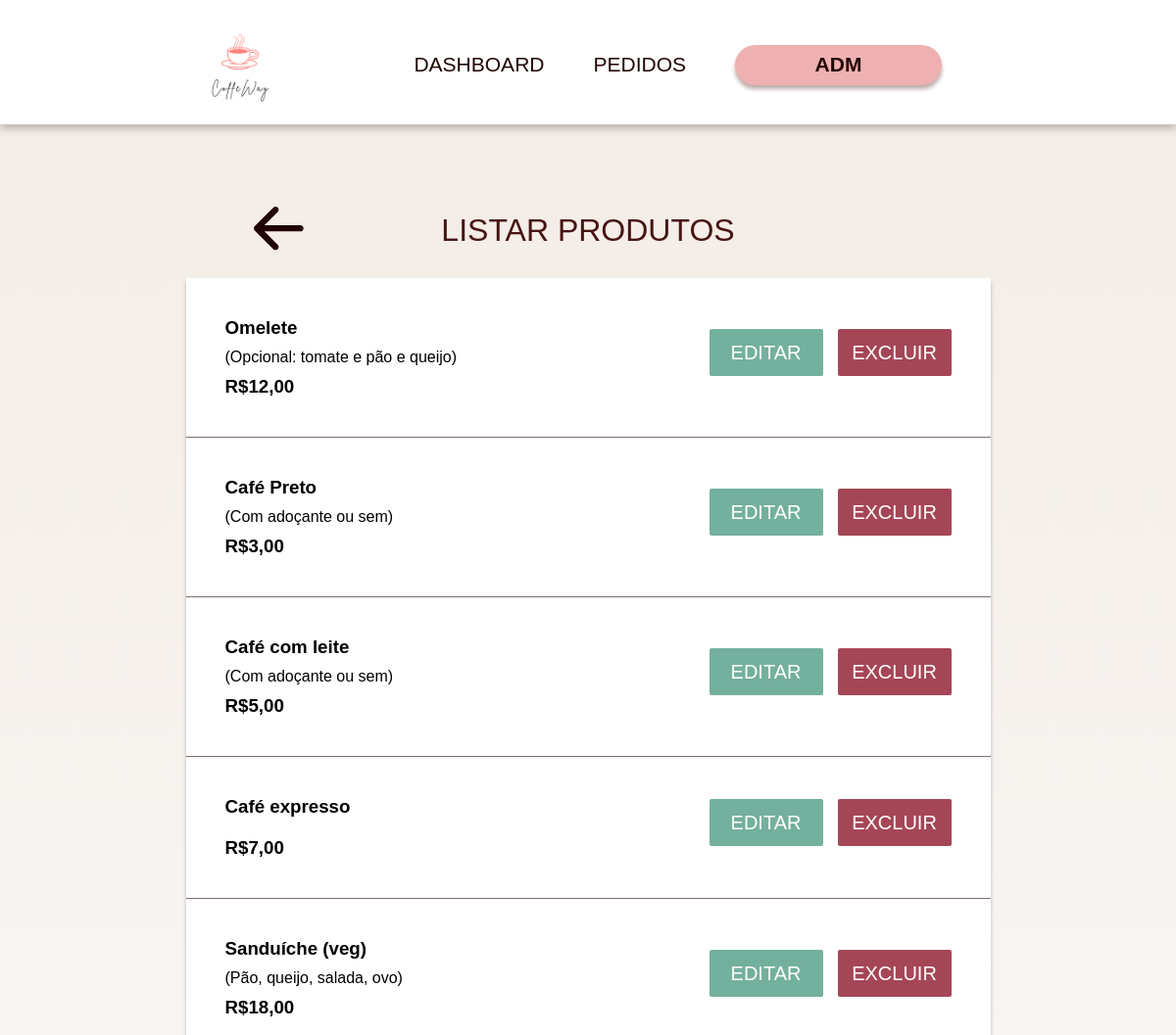
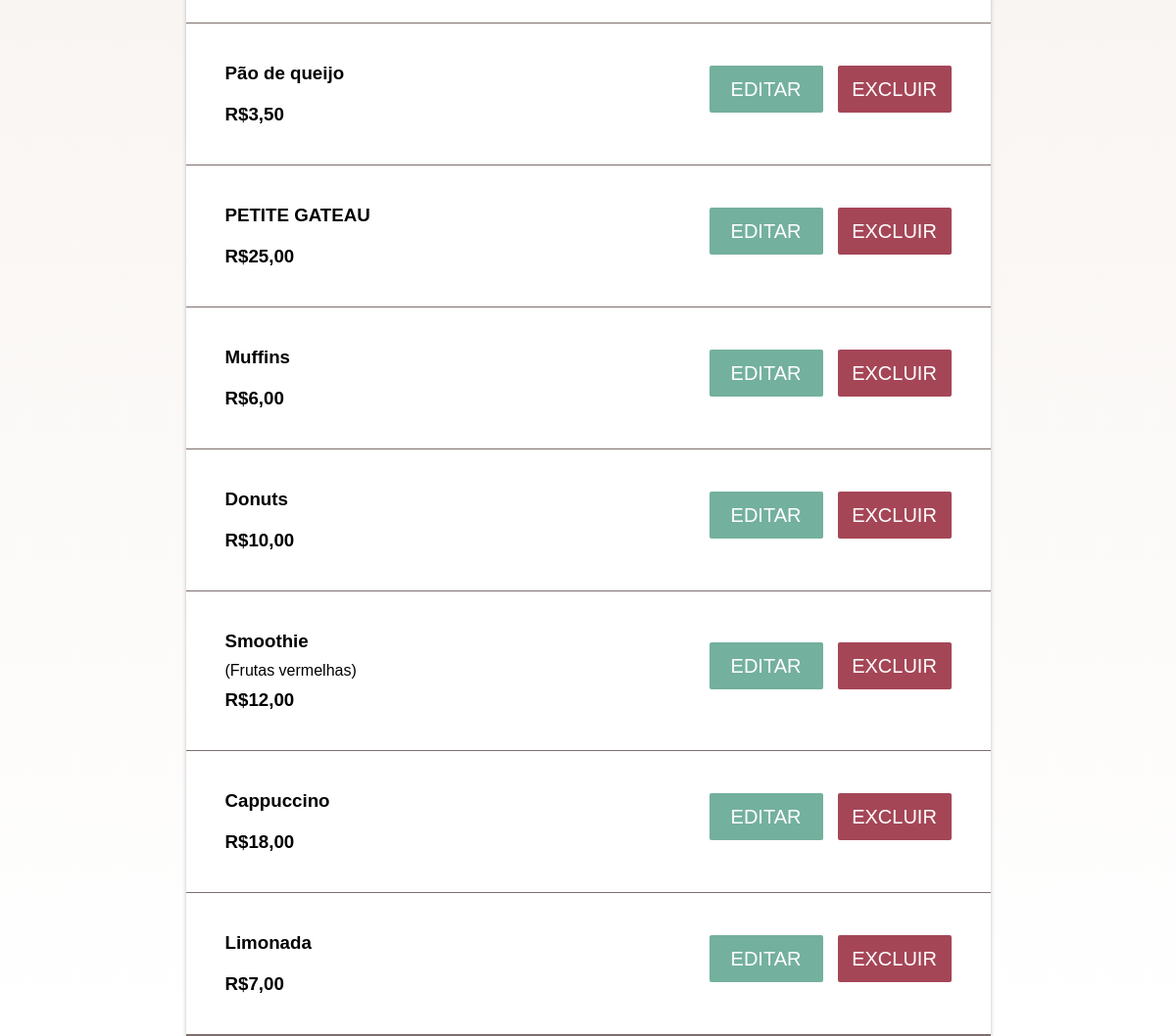
The page /listarProduto.php on the database its author committed (2 pictures, top to bottom).
### tables this page shows
CREATE TABLE `produto` (
  `id` int(11) NOT NULL,
  `nome` varchar(200) NOT NULL,
  `descricao` varchar(255) DEFAULT NULL,
  `preco` decimal(10,2) NOT NULL,
  `imagem_url` varchar(255) NOT NULL,
  `tipo` char(90) NOT NULL
);

### listarProduto.php (the view, shortened to what this page needs)
<?php
include_once('config/conexao.php');
$sql = "SELECT id, nome, descricao, preco FROM produto";
mysqli_set_charset($conexao, "utf8");
$result = mysqli_query($conexao, $sql);
?>
<!DOCTYPE html>
<html lang="pt-br">
<head>
    <link rel="stylesheet" href="assets/css/styleAdm.css">
</head>
<body>
    <header>
        <div class="container header">
            <div class="logo">
                <a href=""><img class="logo" src="assets/images/logo.png" /></a>
            </div>
            <div class="menu">
                <nav>
                    <ul>
                        <li><a href="dashboard.php">DASHBOARD</a></li>
                        <li><a href="admPedidos.php">PEDIDOS</a></li>
                        <li>
                            <a href="adm.php">
                                <div class="admLogado"><?php echo $_SESSION['user_name']; ?><strong>ADM</strong></div>
                            </a>
                        </li>
                    </ul>
                </nav>
            </div>
    </header>
    <section class="areaEstilizada">
        <div class="menuAdmArea">
            <div class="tituloTopoArea">
                <div class="textoTopo">
                    <a class="setaVoltar" href="admProdutos.php">
                    </a>
                    <p class="tituloCadastro">LISTAR PRODUTOS</p>
                </div>
            </div>
            <section class="listarProdutoArea">
                <div class="listarProdutoCaixa">
                    <?php
                    while ($row = mysqli_fetch_assoc($result)) {
                        $idProduto = $row['id'];
                        $nome = $row['nome'];
                        $descricao = $row['descricao'];
                        $preco = $row['preco'];
                    ?>
                        <div class="listarProdutoCaixas">
                            <div class="listarProdutoDesc">
                                <h3><?php echo $nome; ?></h3>
                                <p><?php echo $descricao; ?></p>
                                <h3>R$<?php echo number_format($preco, 2, ',', '.'); ?></h3>
                            </div>
                            <div class="listarProdutoBotoes">
                                <form action="admEditarProduto.php?idProduto=<?php echo $idProduto; ?>" method="get">
                                    <input class="listarProdutoEditar" name="EditarProduto" type="submit" value="EDITAR">
                                </form>
                                <form action="produtos/excluirProduto.php?idProduto=<?php echo $idProduto; ?>" method="get">
                                    <input class="listarProdutoExcluir" name="ExcluirProduto" type="submit" value="EXCLUIR">
                                </form>
                            </div>
                        </div>
                    <?php
                    }
                    ?>
                </div>
            </section>
        </div>
    </section>
</body>
</html>

### assets/css/styleAdm.css (style rules this page uses)
* { padding: 0; margin: 0; box-sizing: border-box; }
body { font-family: 'Jost', sans-serif; }
header { display: flex; justify-content: center; padding-top: 10px; padding-bottom: 5px; background-color: #fff; filter: drop-shadow(0px 4px 4px rgba(0, 0, 0, 0.25)); }
header .logo { width: 112px; }
.container { display: flex; justify-content: space-between; width: 822px; }
.logo { display: flex; align-items: center; }
.menu { display: flex; align-items: center; }
.menu nav { display: flex; }
.menu ul { width: 100%; display: flex; align-items: center; justify-content: space-between; list-style: none; }
.menu ul li { margin-left: 50px; }
.menu ul li a { text-decoration: none; color: #220404; font-size: 21px; }
.admLogado { display: flex; align-items: center; justify-content: center; gap: 10px ; width: 211px; height: 41px; border-radius: 50px; background: #EEB0B0; box-shadow: 0px 4px 4px 0px #BAADA8; }
.areaEstilizada { background-image: linear-gradient(180deg, #F4EDE7 2.29%, rgba(244, 237, 231, 0) 100%); }
.menuAdmArea { width: 100%; display: flex; flex-direction: column; align-items: center; }
.tituloTopoArea { width: 683px; position: relative; display: flex; align-items: center; justify-content: center; }
.textoTopo { margin-top: 90px; display: flex; align-items: center; }
.tituloCadastro { color: #471414; font-size: 32px; font-weight: 500; }
.setaVoltar { position: absolute; left: 0; }
section input { margin-bottom: 10px; padding: 5px; width: 100%; height: 37px; border-radius: 50px; border: none; }
.listarProdutoArea { display: flex; flex-direction: column; align-items: center; justify-content: center; width: 100%; }
.listarProdutoCaixa { display: flex; flex-direction: column; margin-top: 30px; background-color: #fff; width: 821px; border-bottom: 1px solid #7E6E6E; background: #FFF; box-shadow: 0px 4px 4px 0px rgba(0, 0, 0, 0.25); }
.listarProdutoCaixas { padding: 40px; display: flex; justify-content: space-between; align-items: center; background-color: #fff; width: 100%; border-bottom: 1px solid #7E6E6E; background: #FFF; }
.listarProdutoDesc { max-width: 350px; display: flex; flex-direction: column; gap: 10px; }
.listarProdutoBotoes { display: flex; gap: 15px; }
.listarProdutoEditar { display: flex; align-items: center; justify-content: center; font-size: 20px; width: 116px; height: 48px; color: #fff; border-radius: 2px; background: #73B09E; }
.listarProdutoExcluir { display: flex; align-items: center; justify-content: center; font-size: 20px; width: 116px; height: 48px; color: #fff; border-radius: 2px; background: #A54657; border: none; }

### rows shown on the page
produto: nome "Omelete", descricao "(Opcional: tomate e pão e queijo)", preco "12,00"
produto: nome "Café Preto", descricao "(Com adoçante ou sem)", preco "3,00"
produto: nome "Café com leite", descricao "(Com adoçante ou sem)", preco "5,00"
produto: nome "Café expresso", preco "7,00"
produto: nome "Sanduíche (veg)", descricao "(Pão, queijo, salada, ovo)", preco "18,00"
produto: nome "Pão de queijo", preco "3,50"
produto: nome "PETITE GATEAU", preco "25,00"
produto: nome "Muffins", preco "6,00"
produto: nome "Donuts", preco "10,00"
produto: nome "Smoothie", descricao "(Frutas vermelhas)", preco "12,00"
produto: nome "Cappuccino", preco "18,00"
produto: nome "Limonada", preco "7,00"
